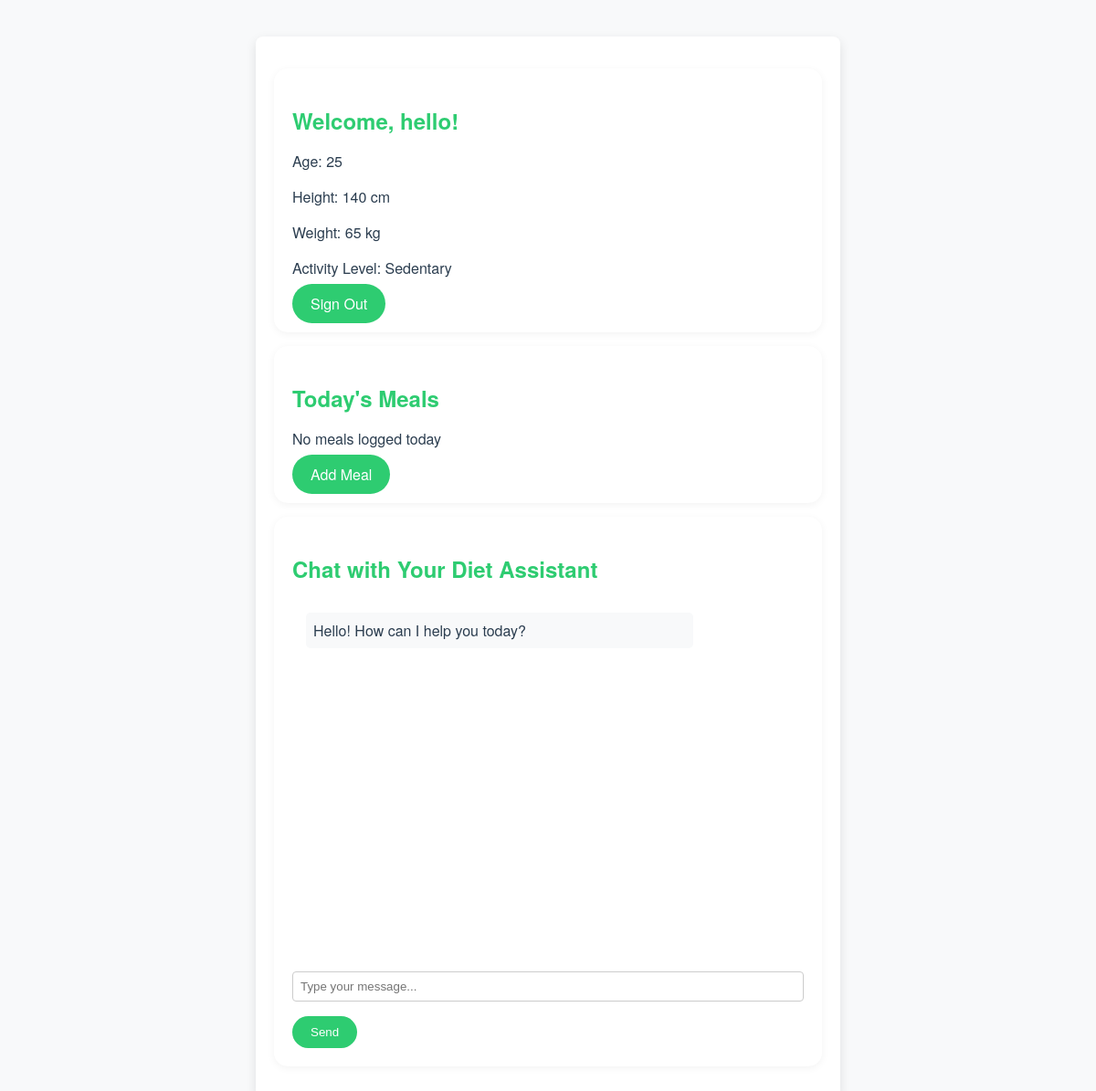
Page /dashboard (signed in) on the earlier database version.
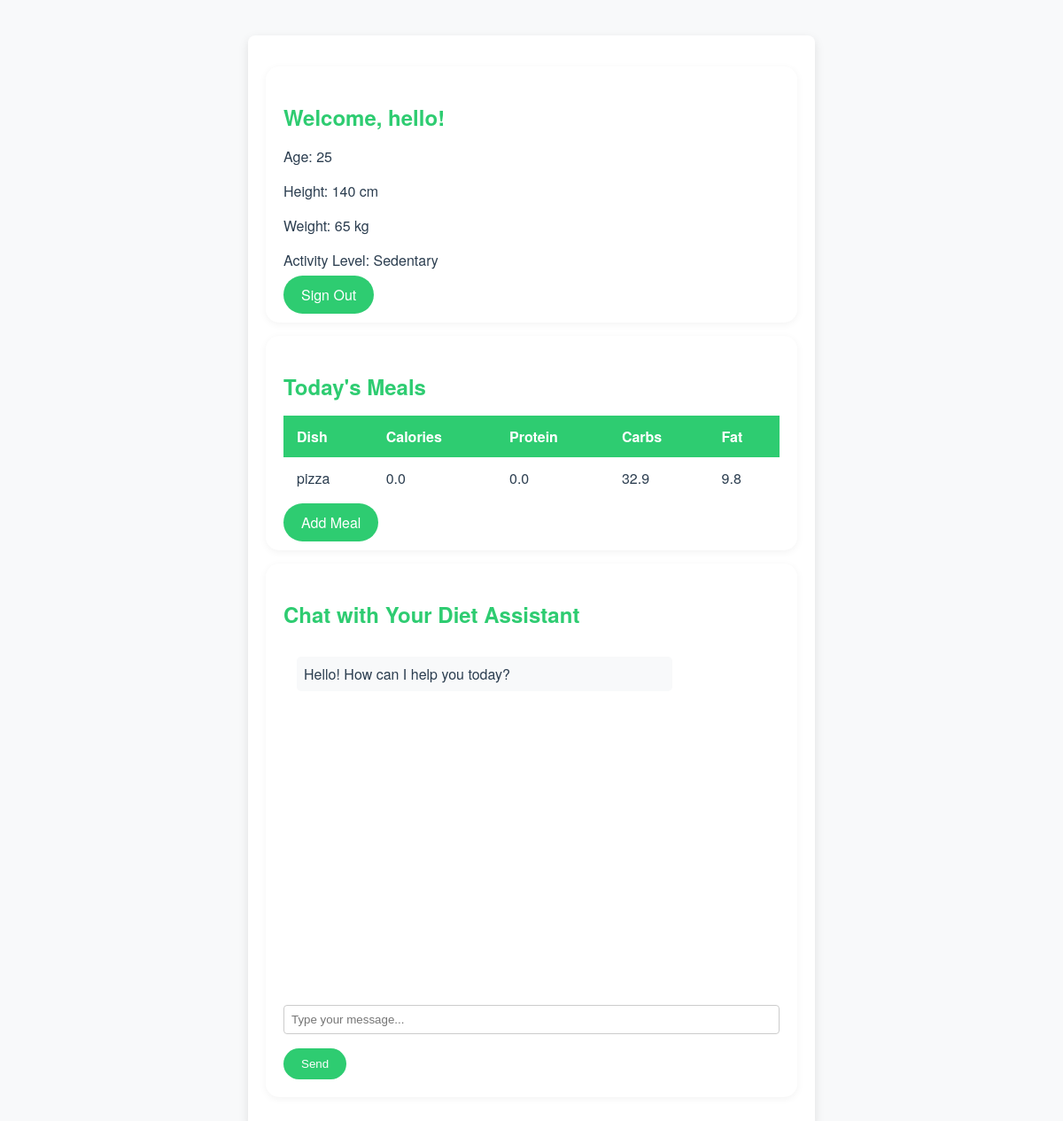
Same page on the later database version.
### app.py (models this page shows)
class UserProfile(db.Model):
    id = db.Column(db.Integer, primary_key=True)
    name = db.Column(db.String(100), nullable=False, unique=True)
    password = db.Column(db.String(100), nullable=False)
    age = db.Column(db.Integer, nullable=False)
    sex = db.Column(db.String(10), nullable=False)
    height = db.Column(db.Integer, nullable=False)
    weight = db.Column(db.Integer, nullable=False)
    activity_level = db.Column(db.String(50), nullable=False)
    daily_nutrient_intake = db.relationship('DailyNutrientIntake', backref='user', lazy=True)

class DailyNutrientIntake(db.Model):
    id = db.Column(db.Integer, primary_key=True)
    user_id = db.Column(db.Integer, db.ForeignKey('user_profile.id'), nullable=False)
    date = db.Column(db.Date, nullable=False)
    dish_name = db.Column(db.String(100), nullable=False)
    calories = db.Column(db.Float, default=0)
    protein = db.Column(db.Float, default=0)
    fat = db.Column(db.Float, default=0)
    carbs = db.Column(db.Float, default=0)
    fiber = db.Column(db.Float, default=0)
    sodium = db.Column(db.Float, default=0)

### app.py (the view)
@app.route('/dashboard')
def dashboard():
    user_id = session.get('user_id')
    user = UserProfile.query.get(user_id)
    today = date.today()
    daily_nutrients = DailyNutrientIntake.query.filter_by(user_id=user_id, date=today).all()
    return render_template('dashboard.html', user=user, daily_nutrients=daily_nutrients)

### templates/dashboard.html (shortened to what this page needs)
<!DOCTYPE html>
<html lang="en">
<head>
    <link rel="stylesheet" href="{{ url_for('static', filename='style.css') }}">
</head>
<body>
    <div class="container">
        <div class="card">
            <div class="card-body">
                <h2 class="card-title">Welcome, {{ user.name }}!</h2>
                <p>Age: {{ user.age }}</p>
                <p>Height: {{ user.height }} cm</p>
                <p>Weight: {{ user.weight }} kg</p>
                <p>Activity Level: {{ user.activity_level }}</p>
                <a href="{{ url_for('logout') }}" class="button">Sign Out</a>
            </div>
        </div>
        <div class="card">
            <div class="card-body">
                <h2 class="card-title">Today's Meals</h2>
                {% if daily_nutrients %}
                    <table>
                        <thead>
                            <tr>
                                <th>Dish</th>
                                <th>Calories</th>
                                <th>Protein</th>
                                <th>Carbs</th>
                                <th>Fat</th>
                            </tr>
                        </thead>
                        <tbody>
                            {% for meal in daily_nutrients %}
                            <tr>
                                <td>{{ meal.dish_name }}</td>
                                <td>{{ meal.calories }}</td>
                                <td>{{ meal.protein }}</td>
                                <td>{{ meal.carbs }}</td>
                                <td>{{ meal.fat }}</td>
                            </tr>
                            {% endfor %}
                        </tbody>
                    </table>
                {% else %}
                    <p>No meals logged today</p>
                {% endif %}
                <a href="{{ url_for('add_dish') }}" class="button">Add Meal</a>
            </div>
        </div>
        <div class="card">
            <div class="card-body">
                <h2 class="card-title">Chat with Your Diet Assistant</h2>
                <div style="margin-bottom: 20px;">
                    <div id="chat-messages" class="chat-messages" style="height: 350px; overflow-y: auto;"></div>
                </div>
                <form id="chat-form" class="input-group">
                    <input type="text" id="user-input" class="form-control" placeholder="Type your message...">
                    <button class="button" type="submit">Send</button>
                </form>
            </div>
        </div>
    </div>
</body>
</html>

### static/style.css (style rules this page uses)
:root { --emerald-green: #2ecc71; --dark-aqua: #16a085; --white: #ffffff; --text-color: #2c3e50; --gray-light: #f8f9fa; }
body { margin: 0; padding: 0; background-color: var(--gray-light); color: var(--text-color); font-family: 'Helvetica Neue', Helvetica, Arial, sans-serif; }
a { color: var(--emerald-green); text-decoration: none; }
.container { max-width: 600px; margin: 40px auto; background: var(--white); padding: 20px; border-radius: 8px; box-shadow: 0 4px 12px rgba(0,0,0,0.1); }
.button, .btn, input[type="submit"], button { background-color: var(--emerald-green); color: var(--white); border: none; border-radius: 25px; padding: 10px 20px; cursor: pointer; transition: background-color 0.3s ease, transform 0.25s ease; font-weight: 500; }
input[type="text"], input[type="number"], input[type="password"], select { width: 100%; padding: 8px; margin: 8px 0 16px 0; border-radius: 4px; border: 1px solid #ccc; box-sizing: border-box; transition: box-shadow 0.3s ease; }
h1, h2, h3, h4, h5 { color: var(--dark-aqua); margin-bottom: 16px; }
.card { background: var(--white); border-radius: 8px; padding: 20px; margin: 15px 0; box-shadow: 0 2px 8px rgba(0,0,0,0.05); }
.card-title { margin-bottom: 16px; color: var(--emerald-green); }
table { width: 100%; border-collapse: collapse; margin-top: 15px; margin-bottom: 15px; }
table thead { background-color: var(--emerald-green); color: var(--white); }
table th, table td { padding: 12px 15px; text-align: left; }
.card { height: 100%; border-radius: 15px !important; }

### templates/dashboard.html (style rules this page uses)
.chat-messages { height: 350px; overflow-y: auto; padding: 15px; }

Differences in the rows shown:
added DailyNutrientIntake: dish_name "pizza", calories "0.0", protein "0.0", carbs "32.9", fat "9.8"
Other differences:
text no longer shown: "No meals logged today"
text now shown: "Dish Calories Protein Carbs Fat"
